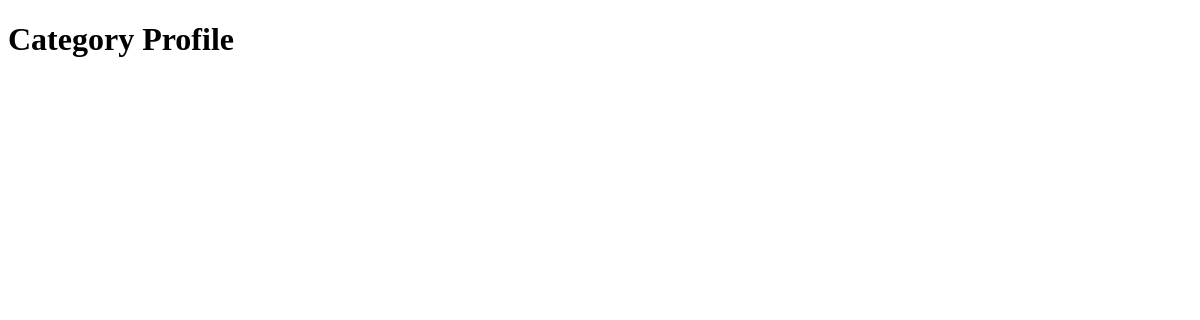
/cat/, run on an earlier commit of the app's database.
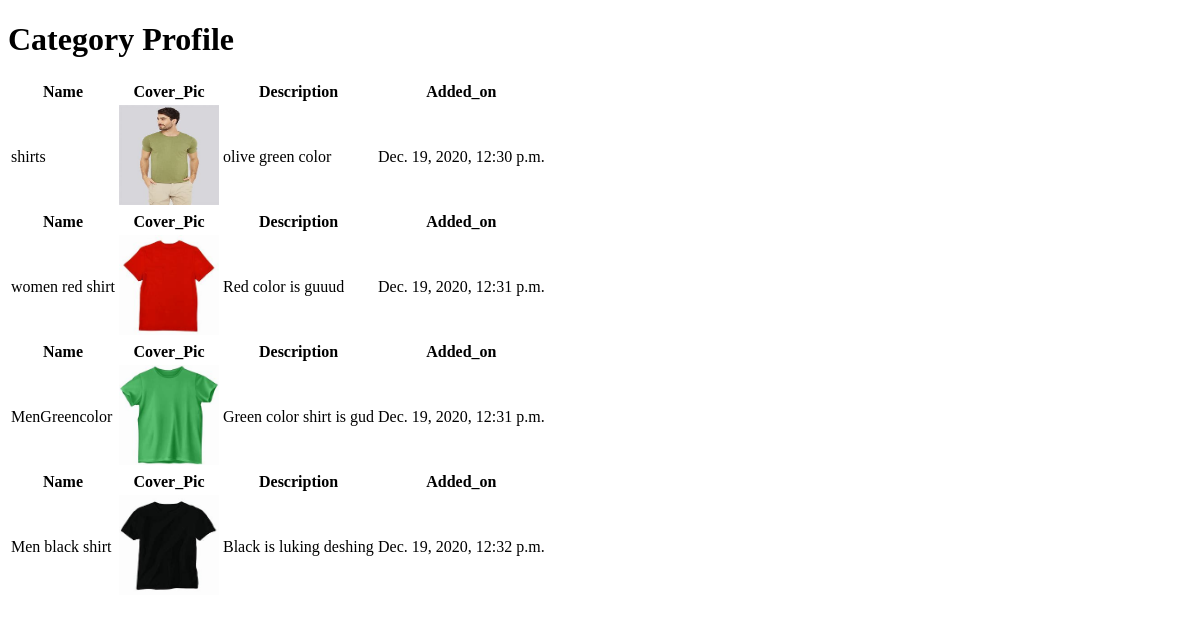
And on a later commit of the database.
### app/models.py (models this page shows, shortened)
class Category(models.Model):
    name=models.CharField(max_length=50)
    cover_pic=models.FileField(upload_to="media/%Y%M%D")
    description=models.TextField()
    added_on=models.DateTimeField(auto_now_add=True)

### app/views.py (the view)
# urls.py: path('cat/', views.category_view)
def category_view(request):
    cat_data=Category.objects.all()
    return render(request,'profile.html',{"cat_data":cat_data})

### templates/profile.html (shortened to what this page needs)
<!DOCTYPE html>
<html lang="en">
<head>
</head>
<body>
    <h1>Category Profile</h1>
    <table>
        <thead>
            {% for i in cat_data%}
            <tr>
                <th>Name</th>
                <th>Cover_Pic</th>
                <th>Description</th>
                <th>Added_on</th>
            </tr>
        </thead>
            <tr>
                <td>{{i.name}}</td>
                <td><img src="/media/{{i.cover_pic}}" width="100px" height="100px"></td>
                <td>{{i.description}}</td>
                <td>{{i.added_on}}</td>
            </tr>
            {%endfor%}
    </table>
</body>
</html>

What changed in the data, as far as the page shows it:
added Category: name "shirts", cover_pic (picture), description "olive green color", added_on "Dec. 19, 2020, 12:30 p.m."
added Category: name "women red shirt", cover_pic (picture), description "Red color is guuud", added_on "Dec. 19, 2020, 12:31 p.m."
added Category: name "MenGreencolor", cover_pic (picture), description "Green color shirt is gud", added_on "Dec. 19, 2020, 12:31 p.m."
added Category: name "Men black shirt", cover_pic (picture), description "Black is luking deshing", added_on "Dec. 19, 2020, 12:32 p.m."
